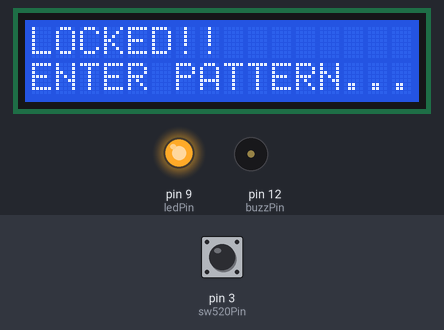
The sketch below on a simulated Arduino Uno, built with avr-gcc and run on an emulated ATmega328P. Shown: 16×2 character LCD, output pins drawn as LEDs (lit = HIGH), buzzer (waves = sounding). Dashed ring = blinking. Inputs (shaded band) come from the test bench; at power-on: pin 3 (sw520Pin) HIGH.

Above: at 1.2 s.
1.3 s: pin 3 (sw520Pin) pulled LOW for 0.15 s
At 3.9 s:
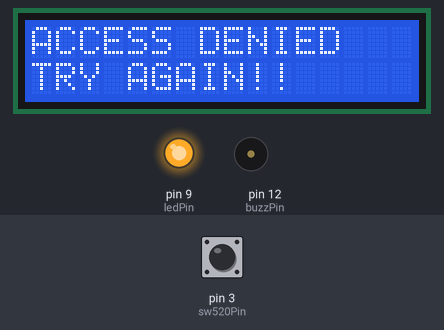
4.4 s: pin 3 (sw520Pin) pulled LOW for 1 s
At 5.4 s:
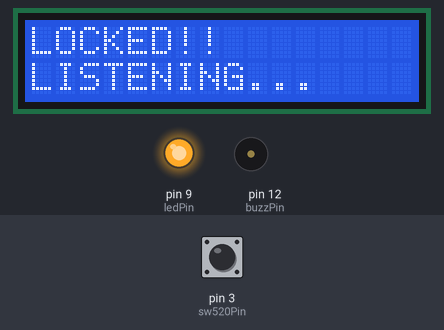
8.4 s: pin 3 (sw520Pin) pulled LOW for 3.2 s
At 9.87 s:
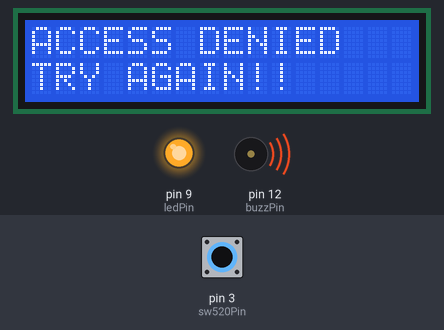
13.1 s: pin 3 (sw520Pin) pulsed LOW 2 times (0.12 s each, 0.3 s apart)
At 13.31 s:
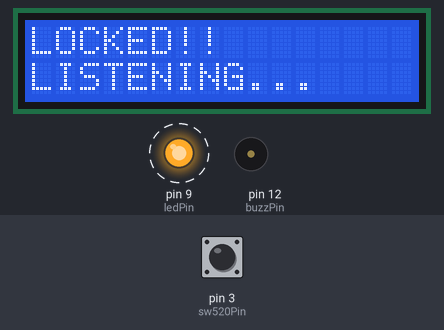
Timing chart, 0 to 16.6 s (numbered marks = the images above; inputs shaded):
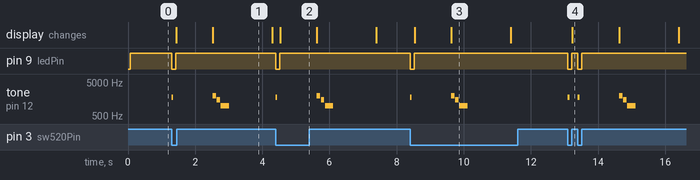

The sketch:

Secret-Knock-Lock-v2.ino
```cpp
#include <LiquidCrystal_I2C.h>

const int buzzPin = 12;
const int sw520Pin = 3;
const int sdaPin = A4;
const int sclPin = A5;
const int ledPin = 9;

LiquidCrystal_I2C lcd(0x27, 16, 2);

int lastSensorState = HIGH; // Default idle state for INPUT_PULLUP is HIGH
int knockCounter = 0;
bool isLocked = true;
unsigned long lastKnockTime = 0;
unsigned long currentKnockTime = 0;

int userGaps[4];

// --- Secret Pattern Configuration ---
// Pattern: TAP-TAP ... (pause) ... TAP-TAP-TAP (5 Knocks = 4 Gaps)
const int targetGaps[4] = { 200, 600, 200, 200 };
const int tolerance = 150; // Margin of error (+/- 150 ms)

// Function Declarations
bool validatePattern();
void resetLockedScreen();

void setup() {
  pinMode(ledPin, OUTPUT);
  pinMode(sw520Pin, INPUT_PULLUP);
  pinMode(buzzPin, OUTPUT);

  lcd.init();
  lcd.backlight();

  resetLockedScreen();
}

void loop() {
  if (isLocked) {
    int currentSensorState = digitalRead(sw520Pin);

    // 1. DETECT A KNOCK (Falling Edge: HIGH -> LOW)
    if (currentSensorState == LOW && lastSensorState == HIGH) {
      currentKnockTime = millis();

      // Record time gap between consecutive knocks
      if (knockCounter > 0) {
        int gap = currentKnockTime - lastKnockTime;
        if (knockCounter - 1 < 4) {
          userGaps[knockCounter - 1] = gap;
        }
      }

      knockCounter++;
      lastKnockTime = currentKnockTime;

      // Audio & visual feedback on each knock
      digitalWrite(ledPin, LOW);
      tone(buzzPin, 1800, 50);
      delay(120); // Debounce
      digitalWrite(ledPin, HIGH);

      lcd.setCursor(0, 1);
      lcd.print("LISTENING...    ");
    }

    // 2. TIMEOUT & PATTERN CHECK (Waits 1.2s of silence after tapping)
    if (knockCounter > 0 && isLocked && (millis() - lastKnockTime > 1200)) {
      if (validatePattern()) {
        // --- ACCESS GRANTED ---
        isLocked = false;

        lcd.setCursor(0, 0);
        lcd.print("DOOR UNLOCKED!!");
        lcd.setCursor(0, 1);
        lcd.print("ACCESS GRANTED ");

        digitalWrite(ledPin, LOW); // Turn OFF Red LED

        // Victory Unlock Chime
        tone(buzzPin, 1000, 100);
        delay(120);
        tone(buzzPin, 1500, 100);
        delay(120);
        tone(buzzPin, 2000, 250);

      } else {
        // --- ACCESS DENIED ---
        lcd.setCursor(0, 0);
        lcd.print("ACCESS DENIED ");
        lcd.setCursor(0, 1);
        lcd.print("TRY AGAIN!!   ");

        // Error Tones
        tone(buzzPin, 2000, 100);
        delay(120);
        tone(buzzPin, 1500, 100);
        delay(120);
        tone(buzzPin, 1000, 250);
        delay(1500);

        resetLockedScreen();
      }
    }

    lastSensorState = currentSensorState;
  }
}

// --- Helper Function: Check if Rhythm Matches ---
bool validatePattern() {
  if (knockCounter != 5) {
    return false; // Pattern requires exactly 5 knocks
  }

  for (int i = 0; i < 4; i++) {
    int diff = abs(userGaps[i] - targetGaps[i]);
    if (diff > tolerance) {
      return false; // Gap falls outside the +/- 150ms tolerance
    }
  }

  return true; // All 4 gaps matched!
}

// --- Helper Function: Reset Display & State ---
void resetLockedScreen() {
  knockCounter = 0;
  isLocked = true;
  digitalWrite(ledPin, HIGH);

  lcd.setCursor(0, 0);
  lcd.print("LOCKED!!        ");
  lcd.setCursor(0, 1);
  lcd.print("ENTER PATTERN...");
}
```

Measured:
- after the input at 1.3 s, pin 9 (ledPin): HIGH → LOW at once, → HIGH 0.12 s later; tone on pin 12 (buzzPin): plays 1800 Hz for 0.05 s, 2000 Hz for 0.10 s, 1500 Hz for 0.10 s, 1000 Hz for 0.25 s, starting at once; the display: first changes after 0.13 s (image 1 shows a later state)
- after the input at 4.4 s, pin 9 (ledPin): HIGH → LOW at once, → HIGH 0.12 s later; tone on pin 12 (buzzPin): plays 1800 Hz for 0.05 s, 2000 Hz for 0.10 s, 1500 Hz for 0.10 s, 1000 Hz for 0.25 s, starting at once; the display: changes after 0.13 s (image 2)
- after the input at 8.4 s, pin 9 (ledPin): HIGH → LOW at once, → HIGH 0.12 s later; tone on pin 12 (buzzPin): plays 1800 Hz for 0.05 s, 2000 Hz for 0.10 s, 1500 Hz for 0.10 s, 1000 Hz for 0.25 s, starting at once; the display: first changes after 0.13 s (image 3 shows a later state)
- after the input at 13.1 s, pin 9 (ledPin): alternates HIGH for 0.18 s and LOW for 0.12 s, 4 changes in all, then stays HIGH, starting at once; tone on pin 12 (buzzPin): plays 1800 Hz for 0.05 s, 1800 Hz for 0.05 s, 2000 Hz for 0.10 s, 1500 Hz for 0.10 s, 1000 Hz for 0.25 s, starting at once; the display: changes after 0.13 s (image 4)
- what the display in image 1 shows lasts 1.8 s, from 2.5 s to 4.3 s
